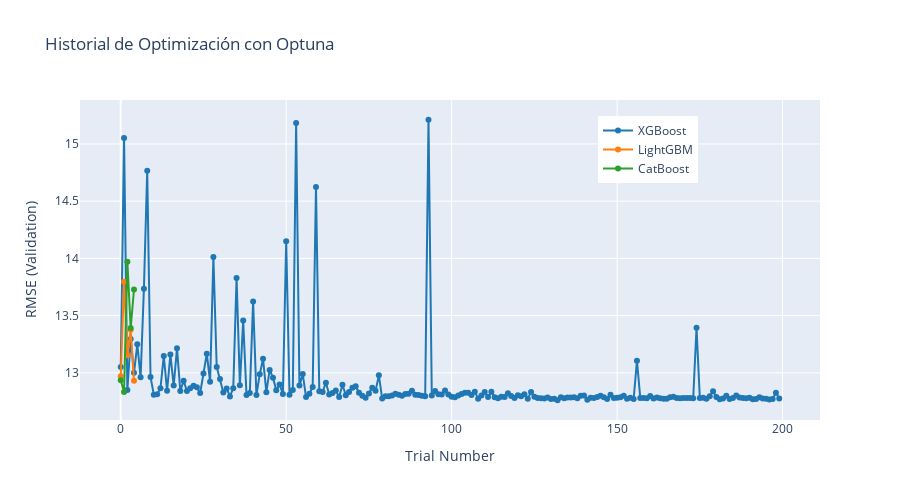

Here is the notebook cell this chart was saved with:
### Markdown cell above
## 6. Historial de Optimización con Optuna

### Code cell
# Plot optimization history
fig = go.Figure()

fig.add_trace(go.Scatter(
    x=df_xgboost_trials['trial_number'],
    y=df_xgboost_trials['value'],
    mode='lines+markers',
    name='XGBoost',
    line={'color': '#1f77b4', 'width': 2},
    marker={'size': 6}
))

fig.add_trace(go.Scatter(
    x=df_lightgbm_trials['trial_number'],
    y=df_lightgbm_trials['value'],
    mode='lines+markers',
    name='LightGBM',
    line={'color': '#ff7f0e', 'width': 2},
    marker={'size': 6}
))

fig.add_trace(go.Scatter(
    x=df_catboost_trials['trial_number'],
    y=df_catboost_trials['value'],
    mode='lines+markers',
    name='CatBoost',
    line={'color': '#2ca02c', 'width': 2},
    marker={'size': 6}
))

fig.update_layout(
    title='Historial de Optimización con Optuna',
    xaxis_title='Trial Number',
    yaxis_title='RMSE (Validation)',
    height=500,
    hovermode='x unified',
    legend={'x': 0.7, 'y': 0.95}
)

fig.show()

### Figure 1 — Plotly figure (JSON) as saved in the notebook; plotly's stock layout.template omitted (floating-point values rounded to 4 significant figures; data arrays with more than 128 entries replaced by an {"elided": "..."} marker saying what was removed)
{"data": [{"line": {"color": "#1f77b4", "width": 2}, "marker": {"size": 6}, "mode": "lines+markers", "name": "XGBoost", "type": "scatter", "x": {"elided": "200 int values"}, "y": {"elided": "200 float values"}}, {"line": {"color": "#ff7f0e", "width": 2}, "marker": {"size": 6}, "mode": "lines+markers", "name": "LightGBM", "type": "scatter", "x": [0, 1, 2, 3, 4], "y": [12.97, 13.8, 13.15, 13.38, 12.93]}, {"line": {"color": "#2ca02c", "width": 2}, "marker": {"size": 6}, "mode": "lines+markers", "name": "CatBoost", "type": "scatter", "x": [0, 1, 2, 3, 4], "y": [12.93, 12.83, 13.97, 13.39, 13.73]}], "layout": {"height": 500, "hovermode": "x unified", "legend": {"x": 0.7, "y": 0.95}, "title": {"text": "Historial de Optimización con Optuna"}, "xaxis": {"title": {"text": "Trial Number"}}, "yaxis": {"title": {"text": "RMSE (Validation)"}}}}
